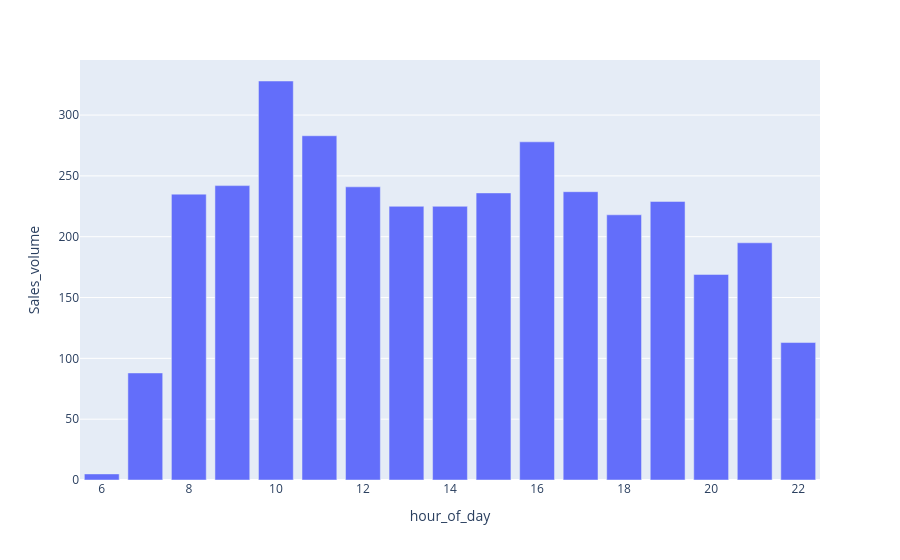

Notebook code cell kept with this figure:
### Code cell
# Write your visualization code here
px.bar(d, x='hour_of_day', y='money',labels={'money':'Sales_volume'})

### Figure 1 — Plotly figure (JSON) as saved in the notebook; plotly's stock layout.template omitted (floating-point values rounded to 4 significant figures)
{"data": [{"hovertemplate": "hour_of_day=%{x}<br>Sales_volume=%{y}<extra></extra>", "legendgroup": "", "marker": {"color": "#636efa", "pattern": {"shape": ""}}, "name": "", "orientation": "v", "showlegend": false, "textposition": "auto", "type": "bar", "x": [6, 7, 8, 9, 10, 11, 12, 13, 14, 15, 16, 17, 18, 19, 20, 21, 22], "xaxis": "x", "y": [5, 88, 235, 242, 328, 283, 241, 225, 225, 236, 278, 237, 218, 229, 169, 195, 113], "yaxis": "y"}], "layout": {"barmode": "relative", "legend": {"tracegroupgap": 0}, "margin": {"t": 60}, "xaxis": {"anchor": "y", "domain": [0, 1], "title": {"text": "hour_of_day"}}, "yaxis": {"anchor": "x", "domain": [0, 1], "title": {"text": "Sales_volume"}}}}
